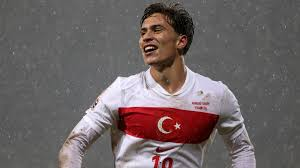
#> input picture OpenCV Uygulamalar/kenan.jpeg, 300 x 168 px, found by its file name
$ python GoruntuKirpma.py
#> lines starting #> are read from the running program, lines starting #| are printed output that depends on the picture
import cv2
import numpy as np

img = cv2.imread(r"C:\Users\MUSA\Desktop\OpenCV Uygulamalar\kenan.jpeg")
#> img is the input picture: shape (168, 300, 3); mean B, G, R 100.8, 100.4, 110.2
cropped = img[50:150, 100:250]
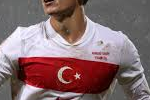
#> cropped: shape (100, 150, 3); mean B, G, R 109.7, 107.2, 133.5
cv2.imshow("Kirpilmis Goruntu", cropped)
cv2.waitKey(0)
cv2.destroyAllWindows()

$ run again, with OpenCV Uygulamalar/MilliTakim.jpg copied over OpenCV Uygulamalar/kenan.jpeg
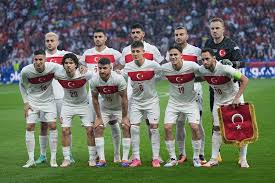
#> input picture OpenCV Uygulamalar/MilliTakim.jpg, 275 x 183 px, found by its file name
#> img is the input picture: shape (183, 275, 3); mean B, G, R 98.2, 112.5, 108.6
#> `cropped = img[50:150, 100:250]`:
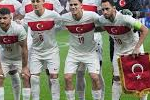
#> cropped: shape (100, 150, 3); mean B, G, R 115, 127, 133.9
